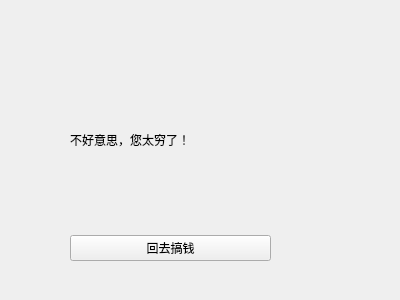
<?xml version="1.0" encoding="UTF-8"?>
<ui version="4.0">
 <class>not_enough</class>
 <widget class="QWidget" name="not_enough">
  <property name="geometry">
   <rect>
    <x>0</x>
    <y>0</y>
    <width>400</width>
    <height>300</height>
   </rect>
  </property>
  <property name="windowTitle">
   <string>Form</string>
  </property>
  <widget class="QWidget" name="widget" native="true">
   <property name="geometry">
    <rect>
     <x>70</x>
     <y>50</y>
     <width>201</width>
     <height>211</height>
    </rect>
   </property>
   <layout class="QGridLayout" name="gridLayout">
    <item row="1" column="0">
     <widget class="QPushButton" name="earn_money">
      <property name="styleSheet">
       <string notr="true">font: 14pt &quot;Kaiti SC&quot;;</string>
      </property>
      <property name="text">
       <string>回去搞钱</string>
      </property>
     </widget>
    </item>
    <item row="0" column="0">
     <widget class="QLabel" name="poor">
      <property name="styleSheet">
       <string notr="true">font: 18pt &quot;BiauKai&quot;;</string>
      </property>
      <property name="text">
       <string>不好意思，您太穷了！</string>
      </property>
     </widget>
    </item>
   </layout>
  </widget>
 </widget>
 <resources/>
 <connections/>
</ui>
